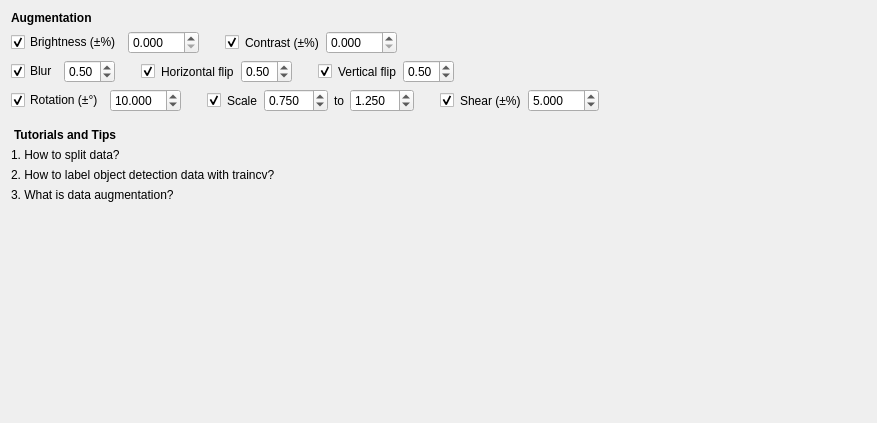
<?xml version="1.0" encoding="UTF-8"?>
<ui version="4.0">
 <class>data_preparation_form</class>
 <widget class="QWidget" name="data_preparation_form">
  <property name="geometry">
   <rect>
    <x>0</x>
    <y>0</y>
    <width>877</width>
    <height>423</height>
   </rect>
  </property>
  <property name="windowTitle">
   <string>Form</string>
  </property>
  <layout class="QVBoxLayout" name="configuration_layout">
   <item>
    <layout class="QHBoxLayout" name="data_source_layout"/>
   </item>
   <item>
    <widget class="QLabel" name="augmentation_title">
     <property name="styleSheet">
      <string notr="true">font-weight:bold</string>
     </property>
     <property name="text">
      <string>Augmentation</string>
     </property>
    </widget>
   </item>
   <item>
    <layout class="QHBoxLayout" name="augmentation_line_1">
     <item>
      <widget class="QCheckBox" name="brightness_checkbox">
       <property name="text">
        <string>Brightness (±%)</string>
       </property>
       <property name="checked">
        <bool>true</bool>
       </property>
      </widget>
     </item>
     <item>
      <widget class="QDoubleSpinBox" name="random_brightness_ratio">
       <property name="decimals">
        <number>3</number>
       </property>
       <property name="minimum">
        <double>0.000000000000000</double>
       </property>
       <property name="maximum">
        <double>100.000000000000000</double>
       </property>
       <property name="singleStep">
        <double>0.001000000000000</double>
       </property>
       <property name="value">
        <double>0.000000000000000</double>
       </property>
      </widget>
     </item>
     <item>
      <widget class="QCheckBox" name="contrast_checkbox">
       <property name="styleSheet">
        <string notr="true">margin-left: 20</string>
       </property>
       <property name="text">
        <string>Contrast (±%)</string>
       </property>
       <property name="checked">
        <bool>true</bool>
       </property>
      </widget>
     </item>
     <item>
      <widget class="QDoubleSpinBox" name="random_contrast_ratio">
       <property name="decimals">
        <number>3</number>
       </property>
       <property name="minimum">
        <double>0.000000000000000</double>
       </property>
       <property name="maximum">
        <double>100.000000000000000</double>
       </property>
       <property name="singleStep">
        <double>0.001000000000000</double>
       </property>
       <property name="value">
        <double>0.000000000000000</double>
       </property>
      </widget>
     </item>
     <item>
      <spacer name="augmentation_line_1_spacer">
       <property name="orientation">
        <enum>Qt::Horizontal</enum>
       </property>
       <property name="sizeHint" stdset="0">
        <size>
         <width>40</width>
         <height>20</height>
        </size>
       </property>
      </spacer>
     </item>
    </layout>
   </item>
   <item>
    <layout class="QHBoxLayout" name="augmentation_line_2">
     <item>
      <widget class="QCheckBox" name="blur_checkbox">
       <property name="text">
        <string>Blur</string>
       </property>
       <property name="checked">
        <bool>true</bool>
       </property>
      </widget>
     </item>
     <item>
      <widget class="QDoubleSpinBox" name="blur_ratio">
       <property name="maximum">
        <double>1.000000000000000</double>
       </property>
       <property name="singleStep">
        <double>0.010000000000000</double>
       </property>
       <property name="value">
        <double>0.500000000000000</double>
       </property>
      </widget>
     </item>
     <item>
      <widget class="QCheckBox" name="hflip_checkbox">
       <property name="styleSheet">
        <string notr="true">margin-left: 20</string>
       </property>
       <property name="text">
        <string>Horizontal flip</string>
       </property>
       <property name="checked">
        <bool>true</bool>
       </property>
      </widget>
     </item>
     <item>
      <widget class="QDoubleSpinBox" name="hflip_ratio">
       <property name="maximum">
        <double>1.000000000000000</double>
       </property>
       <property name="singleStep">
        <double>0.010000000000000</double>
       </property>
       <property name="value">
        <double>0.500000000000000</double>
       </property>
      </widget>
     </item>
     <item>
      <widget class="QCheckBox" name="vflip_checkbox">
       <property name="styleSheet">
        <string notr="true">margin-left: 20</string>
       </property>
       <property name="text">
        <string>Vertical flip</string>
       </property>
       <property name="checked">
        <bool>true</bool>
       </property>
      </widget>
     </item>
     <item>
      <widget class="QDoubleSpinBox" name="vflip_ratio">
       <property name="maximum">
        <double>1.000000000000000</double>
       </property>
       <property name="singleStep">
        <double>0.010000000000000</double>
       </property>
       <property name="value">
        <double>0.500000000000000</double>
       </property>
      </widget>
     </item>
     <item>
      <spacer name="augmentation_line_2_spacer">
       <property name="orientation">
        <enum>Qt::Horizontal</enum>
       </property>
       <property name="sizeHint" stdset="0">
        <size>
         <width>40</width>
         <height>20</height>
        </size>
       </property>
      </spacer>
     </item>
    </layout>
   </item>
   <item>
    <layout class="QHBoxLayout" name="augmentation_line_3">
     <item>
      <widget class="QCheckBox" name="rotation_checkbox">
       <property name="text">
        <string>Rotation (±°)</string>
       </property>
       <property name="checked">
        <bool>true</bool>
       </property>
      </widget>
     </item>
     <item>
      <widget class="QDoubleSpinBox" name="random_rotation_degrees">
       <property name="decimals">
        <number>3</number>
       </property>
       <property name="maximum">
        <double>180.000000000000000</double>
       </property>
       <property name="singleStep">
        <double>0.010000000000000</double>
       </property>
       <property name="value">
        <double>10.000000000000000</double>
       </property>
      </widget>
     </item>
     <item>
      <widget class="QCheckBox" name="scale_checkbox">
       <property name="styleSheet">
        <string notr="true">margin-left: 20</string>
       </property>
       <property name="text">
        <string>Scale</string>
       </property>
       <property name="checked">
        <bool>true</bool>
       </property>
      </widget>
     </item>
     <item>
      <widget class="QDoubleSpinBox" name="scale_from">
       <property name="decimals">
        <number>3</number>
       </property>
       <property name="minimum">
        <double>0.001000000000000</double>
       </property>
       <property name="singleStep">
        <double>0.001000000000000</double>
       </property>
       <property name="value">
        <double>0.750000000000000</double>
       </property>
      </widget>
     </item>
     <item>
      <widget class="QLabel" name="to_label">
       <property name="text">
        <string>to</string>
       </property>
      </widget>
     </item>
     <item>
      <widget class="QDoubleSpinBox" name="scale_to">
       <property name="decimals">
        <number>3</number>
       </property>
       <property name="minimum">
        <double>0.001000000000000</double>
       </property>
       <property name="singleStep">
        <double>0.001000000000000</double>
       </property>
       <property name="value">
        <double>1.250000000000000</double>
       </property>
      </widget>
     </item>
     <item>
      <widget class="QCheckBox" name="shear_checkbox">
       <property name="styleSheet">
        <string notr="true">margin-left: 20</string>
       </property>
       <property name="text">
        <string>Shear (±%)</string>
       </property>
       <property name="checked">
        <bool>true</bool>
       </property>
      </widget>
     </item>
     <item>
      <widget class="QDoubleSpinBox" name="random_shear_ratio">
       <property name="decimals">
        <number>3</number>
       </property>
       <property name="minimum">
        <double>0.000000000000000</double>
       </property>
       <property name="maximum">
        <double>180.000000000000000</double>
       </property>
       <property name="singleStep">
        <double>0.010000000000000</double>
       </property>
       <property name="value">
        <double>5.000000000000000</double>
       </property>
      </widget>
     </item>
     <item>
      <spacer name="augmentation_line_3_spacer">
       <property name="orientation">
        <enum>Qt::Horizontal</enum>
       </property>
       <property name="sizeHint" stdset="0">
        <size>
         <width>40</width>
         <height>20</height>
        </size>
       </property>
      </spacer>
     </item>
    </layout>
   </item>
   <item>
    <widget class="QLabel" name="tutorials_and_tips_label">
     <property name="styleSheet">
      <string notr="true">font-weight:bold;margin-top:10;</string>
     </property>
     <property name="text">
      <string>Tutorials and Tips</string>
     </property>
    </widget>
   </item>
   <item>
    <widget class="QLabel" name="q1">
     <property name="text">
      <string>1. How to split data?</string>
     </property>
    </widget>
   </item>
   <item>
    <widget class="QLabel" name="q2">
     <property name="text">
      <string>2. How to label object detection data with traincv?</string>
     </property>
    </widget>
   </item>
   <item>
    <widget class="QLabel" name="q3">
     <property name="text">
      <string>3. What is data augmentation?</string>
     </property>
    </widget>
   </item>
   <item>
    <spacer name="form_spacer">
     <property name="orientation">
      <enum>Qt::Vertical</enum>
     </property>
     <property name="sizeHint" stdset="0">
      <size>
       <width>20</width>
       <height>40</height>
      </size>
     </property>
    </spacer>
   </item>
  </layout>
 </widget>
 <resources>
  <include location="../../../resources/resources.qrc"/>
 </resources>
 <connections/>
</ui>
